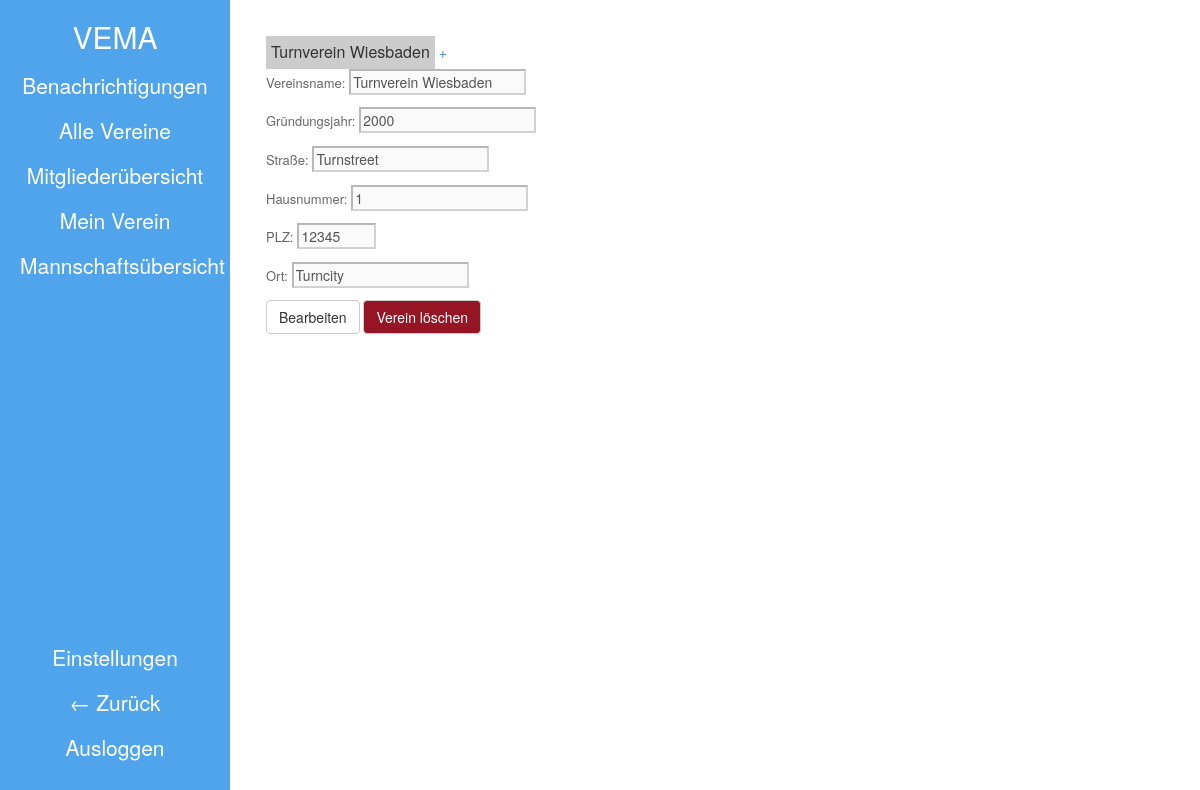
The page /clubs/13/ (signed in) on the database its author committed.
### manageyourclub/clubs/models.py (models this page shows, shortened)
class ClubModel(models.Model):
    clubname = models.CharField(max_length=30)
    yearOfFoundation = models.CharField(max_length=4)
    address = models.ForeignKey(to=AddressModel, on_delete=models.PROTECT)

class AddressModel(models.Model):
    streetAddress = models.CharField(max_length=20)
    houseNumber = models.CharField(max_length=5)
    postcode = models.ForeignKey(to=PlaceModel, on_delete=models.PROTECT)

class PlaceModel(models.Model):
    postcode = models.IntegerField()
    village = models.CharField(max_length=20)

### manageyourclub/clubs/views.py (the view)
# urls.py: path('<int:club>/', clubViewOrAdd, name='myclub'),
def clubViewOrAdd(request, club):
    if not ClubModel.objects.filter(pk=club).exists():
        return redirect('addclub')
    club = ClubModel.objects.get(pk=club)
    club_list = filter(
                lambda c:
                    club_has_member(c, request.user),
                ClubModel.objects.all()
            )
    context = {
        'club'     : club,
        'club_list': club_list,
        'to'         : 'myclub',
    }
    return render(request, 'my_club.html', context)

### manageyourclub/members/models.py (called while the page is built)
def club_has_member(club, member):
    return Membership.objects.filter(club=club, member=member).exists()

### manageyourclub/clubs/templates/my_club.html
{% extends 'new_club.html' %}
{% block form %}
{% include 'select_club_dropdown.html' %}
<a href='{% url "addclub" %}' id="addclub_button">+</a>
<div>
    <p><label>Vereinsname:</label> <input type='text' value='{{ club.clubname }}' disabled='True' id="clubname"></p>
    <p><label>Gründungsjahr:</label> <input type='text' value='{{ club.yearOfFoundation }}' disabled='True' id="clubyear"></p>
    <p><label>Straße:</label> <input type='text' value='{{ club.address.streetAddress }}' disabled='True' id="clubstreet"></p>
    <p><label>Hausnummer:</label> <input type='text' value='{{ club.address.houseNumber }}' disabled='True' id="clubhousenr"></p>
    <p><label>PLZ:</label> <input type='text' value='{{ club.address.postcode.postcode }}' size='7' disabled='True' id="clubplz"></p>
    <p><label>Ort:</label> <input type='text' value='{{ club.address.postcode.village }}' disabled='True' id="clubcity"></p>
    {% block submitButton %}
        <a href='{% url "editclub" club=club.id %}'><button class="btn btn-default" id="bearbeiten_link">Bearbeiten</button></a>
        {% include 'delete_club_popup.html' %}
    {% endblock submitButton %}
</div>
{% endblock form %}

### manageyourclub/clubs/templates/select_club_dropdown.html (shortened to what this page needs)
{% extends 'dropdown.html' %}
{% block label-text %} {{ club.clubname }} {% endblock label-text %}

### manageyourclub/static/css/base.css (style rules this page uses)
:root { --vema-blue: #50A4Eb; --grey: #ADB5BD; --bg-color: white; }

### manageyourclub/static/css/forms.css (style rules this page uses)
label { font-weight: normal; color: #666; font-size: 13px; }

### rows shown on the page
ClubModel: clubname "Turnverein Wiesbaden", yearOfFoundation "2000", address.streetAddress "Turnstreet", address.houseNumber "1", address.postcode.postcode "12345", address.postcode.village "Turncity"
